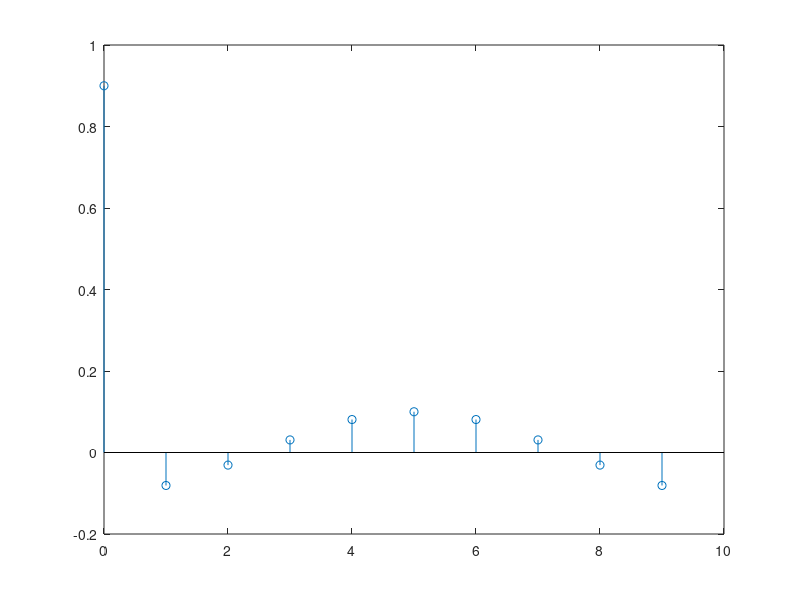

This figure's MATLAB source:
a_k = zeros(1,10);
a_k(1) = 9/10;
for k = 1:9
  h = i.*k.*(pi/5);
  a_k(k+1) = -1/10.*(exp(h));
end
k = 0:9;
a_k
stem(k,a_k);